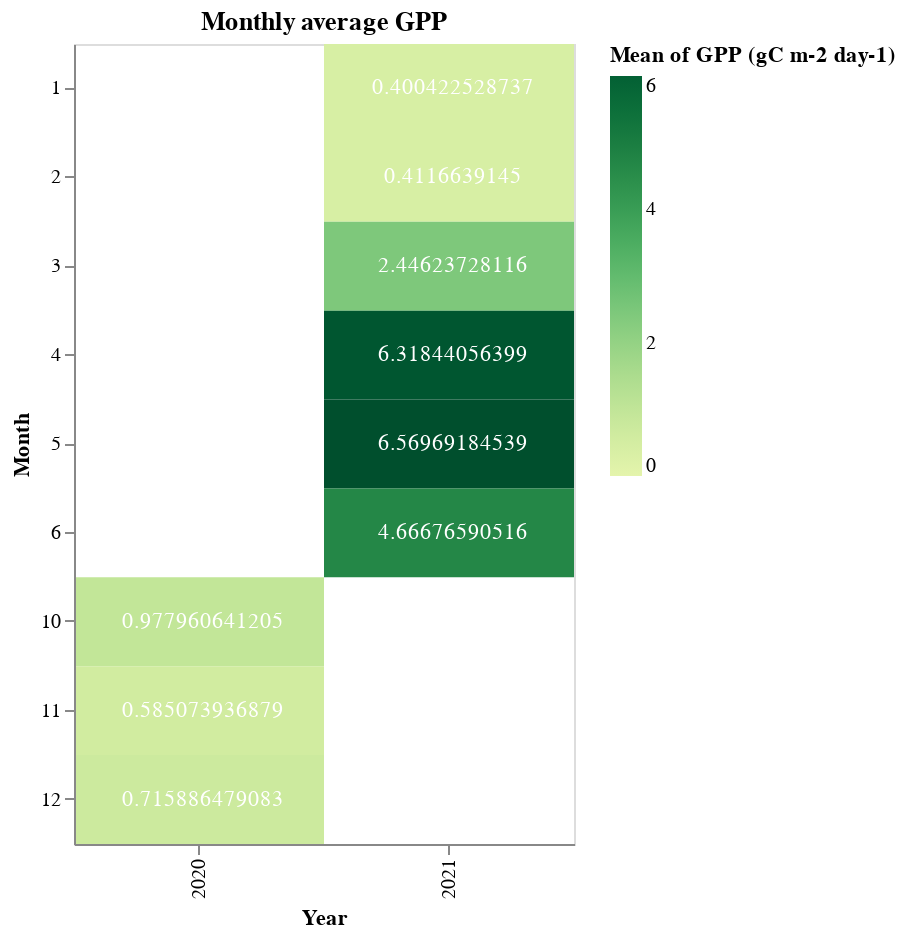

Notebook source saved alongside this figure:
### Code cell
bars = alt.Chart(data_co_fluxes).mark_rect().encode(
    x='Year:O',
    y='Month:O',
    color=alt.Color(
        'mean(GPP (gC m-2 day-1)):Q', scale=alt.Scale(scheme='yellowgreen', domain=(0, 6))),
    tooltip=[
        alt.Tooltip('Year:O', title='Year'),
        alt.Tooltip('Month:O', title='Month'),
        alt.Tooltip('mean(GPP (gC m-2 day-1)):Q', title='GPP (gC m-2 day-1)')
    ])

text = bars.mark_text(

    color='black',
    dx=2
).encode(
    text='mean(GPP (gC m-2 day-1)):Q',
    color=alt.value('white')   
)




(bars+ text).properties(width=250, height=400).resolve_scale(color='independent').properties(title='Monthly average GPP')

### Figure 1 — Vega-Lite specification as saved in the notebook (floating-point values rounded to 4 significant figures; data arrays with more than 128 entries replaced by an {"elided": "..."} marker saying what was removed)
{"config": {"view": {"continuousWidth": 400, "continuousHeight": 300}}, "layer": [{"mark": "rect", "encoding": {"color": {"type": "quantitative", "aggregate": "mean", "field": "GPP (gC m-2 day-1)", "scale": {"domain": [0, 6], "scheme": "yellowgreen"}}, "tooltip": [{"type": "ordinal", "field": "Year", "title": "Year"}, {"type": "ordinal", "field": "Month", "title": "Month"}, {"type": "quantitative", "aggregate": "mean", "field": "GPP (gC m-2 day-1)", "title": "GPP (gC m-2 day-1)"}], "x": {"type": "ordinal", "field": "Year"}, "y": {"type": "ordinal", "field": "Month"}}}, {"mark": {"type": "text", "color": "black", "dx": 2}, "encoding": {"color": {"value": "white"}, "text": {"type": "quantitative", "aggregate": "mean", "field": "GPP (gC m-2 day-1)"}, "tooltip": [{"type": "ordinal", "field": "Year", "title": "Year"}, {"type": "ordinal", "field": "Month", "title": "Month"}, {"type": "quantitative", "aggregate": "mean", "field": "GPP (gC m-2 day-1)", "title": "GPP (gC m-2 day-1)"}], "x": {"type": "ordinal", "field": "Year"}, "y": {"type": "ordinal", "field": "Month"}}}], "data": {"name": "data-331b20df7b3aaa81c9127335757904a5"}, "height": 400, "resolve": {"scale": {"color": "independent"}}, "title": "Monthly average GPP", "width": 250, "$schema": "https://vega.github.io/schema/vega-lite/v4.8.1.json", "datasets": {"data-331b20df7b3aaa81c9127335757904a5": {"elided": "251 records"}}}
